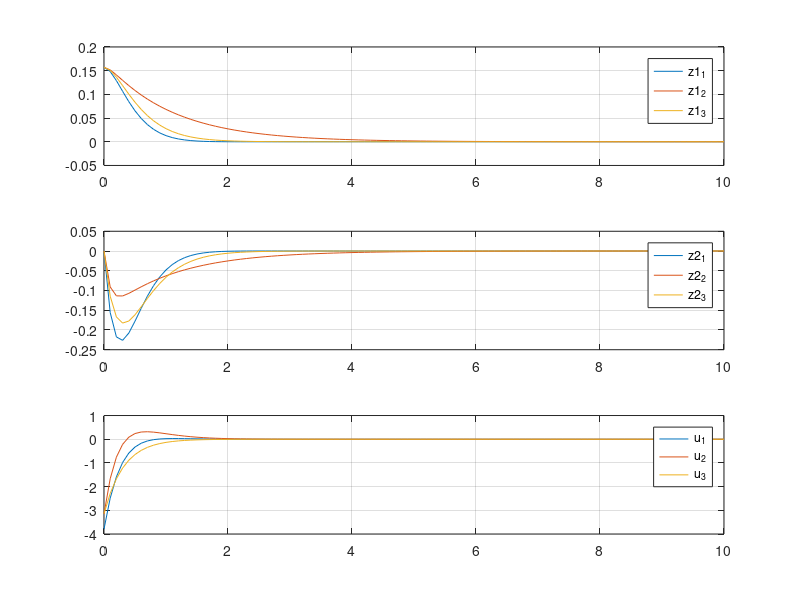

Recreate this plot in MATLAB.
%%%%%%%%%%%%%%%%%%%%%%%%%%%%%%%%%%%%%%%%%%%%%
%% 《控制之美-卷一(第二版)》 代码
%% 作者：王天威
%% 清华大学出版社
%% 程序名称：10-3_LQR_Controller.m
%% 程序功能：LQR控制器
%%%%%%%%%%%%%%%%%%%%%%%%%%%%%%%%%%%%%%%%%%%%%
%% 程序初始化，清空工作空间，缓存，
clear all;
close all;
clc;
% 读取Octave控制数据库（注：如使用Matlab，可删除或注释掉本行代码）
pkg load control
%%%%%%%%%%%%%%%%%系统定义%%%%%%%%%%%%%%%%%%%%%
% 定义系统参数
  g=10;
  d=1;
% 定义系统矩阵A
 A=[0 1;g/d 0];
% 定义输入矩阵B
 B=[0;1];
% 定义输出矩阵C
 C = [1, 0];
% 定义直接输入矩阵D
 D = 0;
% 定义仿真时间
tspan = [0: 0.1: 10];
% 状态初始化
z0=[pi/20;0];
%%%%%%%%%%%%%%%%%定义系统微分方程%%%%%%%%%%%%%%%%%%%%%
function  dz = Closedloop_sys(t,z,A,B,C,D,K)
%%%%%%%%%%%%%%%%%输入定义%%%%%%%%%%%%%%%%%%%%%
 % 定义系统输入
 u = -K*z;
 % 定义状态空间方程
 dz = A*z + B*u;
end
% 定义传递函数
sys = ss(A,B,C,D);
% 使用lqr语句求K1
q1=[100 0;0 1];
r1=1;
[K1, z, l] = lqr (sys, q1, r1);
% 使用lqr语句求K2
q2=[1 0;0 100];
r2=1;
[K2, z, l] = lqr (sys, q2, r2);
% 使用lqr语句求K3
q3=[1 0;0 1];
r3=100;
[K3, z, l] = lqr (sys, q3, r3);
% 使用 ode45 求解微分方程
[t, z1] = ode45(@(t,z)Closedloop_sys(t,z,A,B,C,D,K1), tspan, z0);
[t, z2] = ode45(@(t,z)Closedloop_sys(t,z,A,B,C,D,K2), tspan, z0);
[t, z3] = ode45(@(t,z)Closedloop_sys(t,z,A,B,C,D,K3), tspan, z0);
% 绘图
subplot(3,1,1);
plot(t,z1(:,1));
hold on;
plot(t,z2(:,1));
hold on;
plot(t,z3(:,1));
legend('z1_1','z1_2','z1_3');
grid on;
hold off;
%% 计算z1代价
z1_1 = sum (z1(:,1).^2)
z1_2 = sum (z2(:,1).^2)
z1_3 = sum (z3(:,1).^2)
subplot(3,1,2);
plot(t,z1(:,2));
hold on;
plot(t,z2(:,2));
hold on;
plot(t,z3(:,2));
legend('z2_1','z2_2','z2_3');
grid on;
hold off;
%% 计算z2代价
z2_1 = sum (z1(:,2).^2)
z2_2 = sum (z2(:,2).^2)
z2_3 = sum (z3(:,2).^2)
subplot(3,1,3);
plot(t,-K1*z1');
hold on;
plot(t,-K2*z3');
hold on;
plot(t,-K3*z3');
legend('u_1','u_2','u_3');
grid on;
hold off;
%% 计算z3代价
u1 = sum ((-K1*z1').^2)
u2 = sum ((-K2*z2').^2)
u3 = sum ((-K3*z3').^2)
